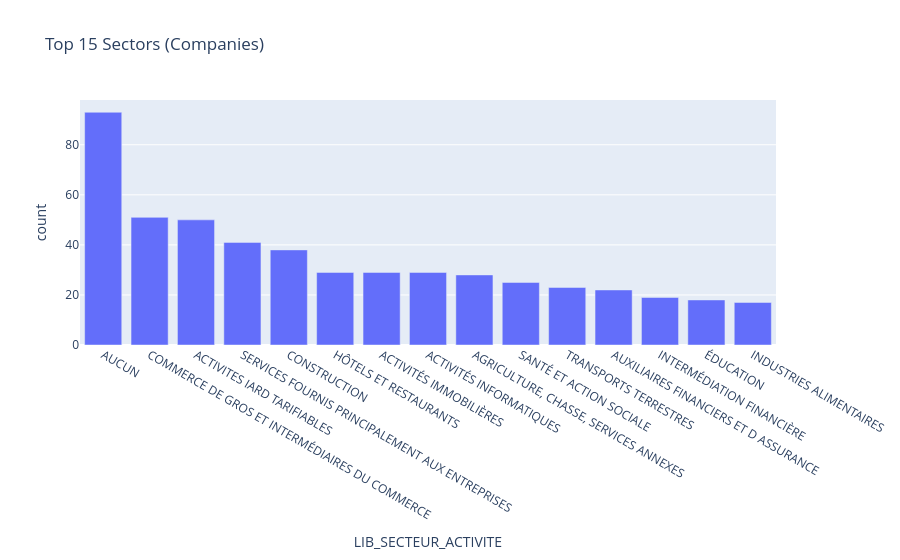

Here is the notebook cell this chart was saved with:
### Markdown cell above
#### Sectors for companies (LIB_SECTEUR_ACTIVITE)

### Code cell
morale_sectors = (
client_table[client_table["TYPE_PERSONNE"]=="MORALE"]["LIB_SECTEUR_ACTIVITE"]
    .value_counts().head(15).reset_index()
)
morale_sectors.columns = ["LIB_SECTEUR_ACTIVITE", "count"]

fig = px.bar(
    morale_sectors,
    x="LIB_SECTEUR_ACTIVITE", y="count",
    title="Top 15 Sectors (Companies)"
)
fig.show()

### Figure 1 — Plotly figure (JSON) as saved in the notebook; plotly's stock layout.template omitted (floating-point values rounded to 4 significant figures)
{"data": [{"alignmentgroup": "True", "hovertemplate": "LIB_SECTEUR_ACTIVITE=%{x}<br>count=%{y}<extra></extra>", "legendgroup": "", "marker": {"color": "#636efa", "pattern": {"shape": ""}}, "name": "", "offsetgroup": "", "orientation": "v", "showlegend": false, "textposition": "auto", "type": "bar", "x": ["AUCUN", "COMMERCE DE GROS ET INTERMÉDIAIRES DU COMMERCE", "ACTIVITES IARD TARIFIABLES", "SERVICES FOURNIS PRINCIPALEMENT AUX ENTREPRISES", "CONSTRUCTION", "HÔTELS ET RESTAURANTS", "ACTIVITÉS IMMOBILIÈRES", "ACTIVITÉS INFORMATIQUES", "AGRICULTURE, CHASSE, SERVICES ANNEXES", "SANTÉ ET ACTION SOCIALE", "TRANSPORTS TERRESTRES", "AUXILIAIRES FINANCIERS ET D ASSURANCE", "INTERMÉDIATION FINANCIÈRE", "ÉDUCATION", "INDUSTRIES ALIMENTAIRES"], "xaxis": "x", "y": [93, 51, 50, 41, 38, 29, 29, 29, 28, 25, 23, 22, 19, 18, 17], "yaxis": "y"}], "layout": {"autosize": true, "barmode": "relative", "legend": {"tracegroupgap": 0}, "title": {"text": "Top 15 Sectors (Companies)"}, "xaxis": {"anchor": "y", "autorange": true, "domain": [0, 1], "range": [-0.5, 14.5], "title": {"text": "LIB_SECTEUR_ACTIVITE"}, "type": "category"}, "yaxis": {"anchor": "x", "autorange": true, "domain": [0, 1], "range": [0, 97.89], "title": {"text": "count"}, "type": "linear"}}}
